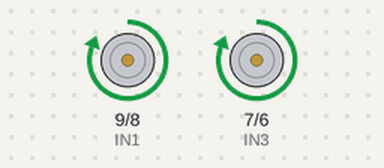
Recording of a sketch running on a simulated Arduino Uno, built with avr-gcc and run on an emulated ATmega328P. On the bench: motor-driver pin pairs drawn as motors (green arrow = first pin HIGH = forward, orange = second pin HIGH = backward, longer = more drive, scaled by the enable pin). At 17.5 s the program stops and its outputs stay as they are.

Above: at 0.1 s.
At 2.0 s:
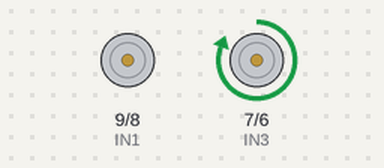
At 6.6 s:
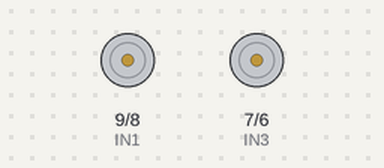
At 14.6 s:
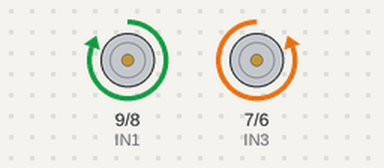
Timing chart, 0 to 17.0 s (numbered marks = the images above):
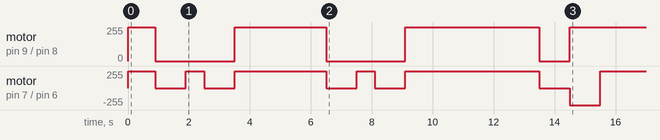

Measured:
- by itself, motor on pin 9 (IN1) / pin 8 (IN2): goes forward 255/255 0.90 s, stopped 2.6 s, forward 255/255 3.0 s, stopped 2.6 s, forward 255/255 4.4 s, stopped 1.0 s, then forward 255/255
- by itself, motor on pin 7 (IN3) / pin 6 (IN4): stopped → forward 255/255 at 0.00 s, → stopped 0.90 s later, → forward 255/255 1.0 s later, → stopped 0.60 s later, … (12 changes in this stretch)

The sketch:

Direction2.ino
```cpp
int ENA = 10;
int IN1 = 9;
int IN2 = 8;
int ENB = 5;
int IN3 = 7;
int IN4 = 6;

void setup() {
  // ตั้งค่าพินมอเตอร์เป็น output
  pinMode(ENA, OUTPUT);
  pinMode(IN1, OUTPUT);
  pinMode(IN2, OUTPUT);
  pinMode(ENB, OUTPUT);
  pinMode(IN3, OUTPUT);
  pinMode(IN4, OUTPUT);
}

void loop() {
  // เดินตรงไปข้างหน้า 5 ซม.
  moveForward();
  delay(900);  // ปรับระยะเวลาเพื่อให้ได้ 5 ซม.
  stopMotor();

  // หยุด
  delay(1000);

  // เลี้ยวซ้าย 90 องศา
  turnLeft();
  delay(600);  // ปรับระยะเวลาเพื่อให้ได้การเลี้ยว 90 องศา
  stopMotor();

  // หยุด
  delay(1000);

  // เดินตรงไปข้างหน้า 2 เมตร
  moveForward();
  delay(3000);  // ปรับระยะเวลาเพื่อให้ได้ 2 เมตร
  stopMotor();

  // หยุด
  delay(1000);

  // เลี้ยวซ้าย 90 องศา
  turnLeft();
  delay(600);
  stopMotor();

  // หยุด
  delay(1000);

  // เดินตรงไปข้างหน้า 4 เมตร
  moveForward();
  delay(4400);  // ปรับระยะเวลาเพื่อให้ได้ 4 เมตร
  stopMotor();

  // หยุด
  delay(1000);

  turn();
  delay(1000);

  moveForward();
  delay(2000);

  // จบ loop
  while (true);
}

// ฟังก์ชันสำหรับเดินหน้า
void moveForward() {
  digitalWrite(IN1, HIGH);
  digitalWrite(IN2, LOW);
  analogWrite(ENA, 255); // ความเร็วของมอเตอร์ด้านซ้าย

  digitalWrite(IN3, HIGH);
  digitalWrite(IN4, LOW);
  analogWrite(ENB, 255); // ความเร็วของมอเตอร์ด้านขวา
}

// ฟังก์ชันสำหรับเลี้ยวซ้าย
void turnLeft() {
  digitalWrite(IN1, LOW);
  digitalWrite(IN2, LOW);
  analogWrite(ENA, 255); // ความเร็วของมอเตอร์ด้านซ้ายหมุนถอยหลัง

  digitalWrite(IN3, HIGH);
  digitalWrite(IN4, LOW);
  analogWrite(ENB, 255); // มอเตอร์ด้านขวาหมุนเดินหน้า
}

void turn() {
  digitalWrite(IN1, HIGH);
  digitalWrite(IN2, LOW);
  analogWrite(ENA, 255); // ความเร็วของมอเตอร์ด้านซ้ายหมุนถอยหลัง

  digitalWrite(IN3, LOW);
  digitalWrite(IN4, HIGH);
  analogWrite(ENB, 255); // มอเตอร์ด้านขวาหมุนเดินหน้า
}

// ฟังก์ชันสำหรับหยุดมอเตอร์
void stopMotor() {
  digitalWrite(IN1, LOW);
  digitalWrite(IN2, LOW);
  analogWrite(ENA, 0);

  digitalWrite(IN3, LOW);
  digitalWrite(IN4, LOW);
  analogWrite(ENB, 0);
}
```
